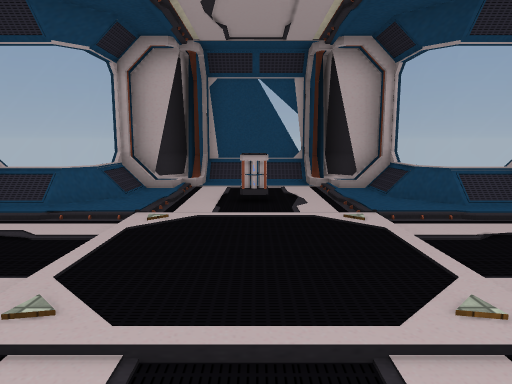
View 1 (above)

12 first-person views from a walk through a Unity game level. The camera is 1.3 m above the floor, tilts 8° down and sees 70° across. The floor is counted in squares, 1 m on a side. Each view is taken from the middle of a square. On the plan, view 1 faces up. The plan holds only what a view shows up to about 15 squares ahead; the rest is blank. The player is left out. Some surface patterns are stand-ins.

View 2
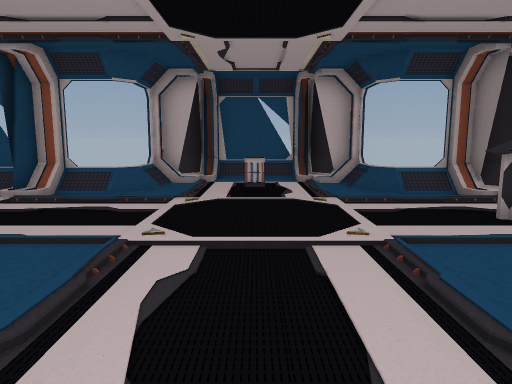

View 3
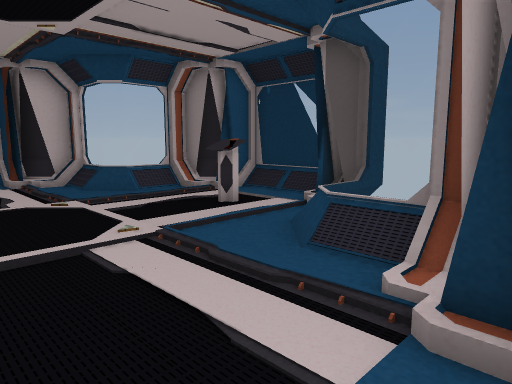

View 4
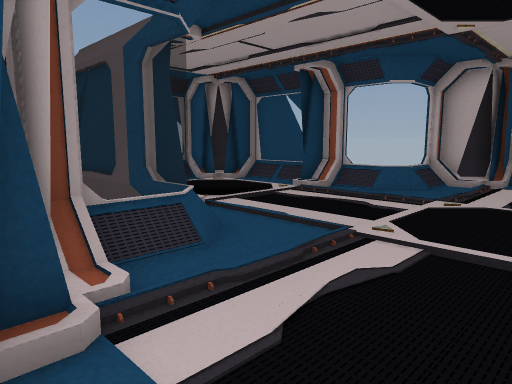

View 5
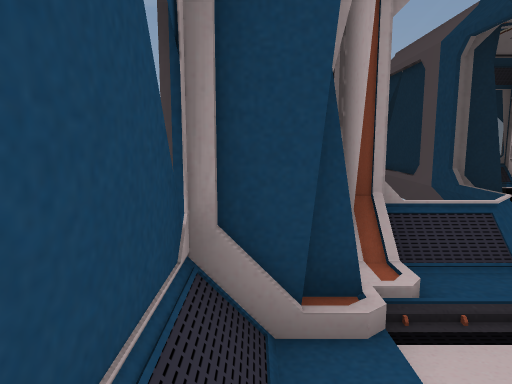

View 6
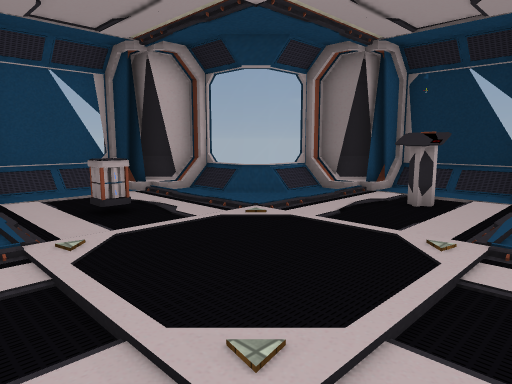

View 7
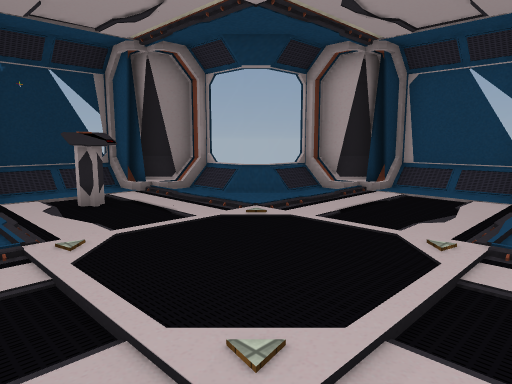

View 8
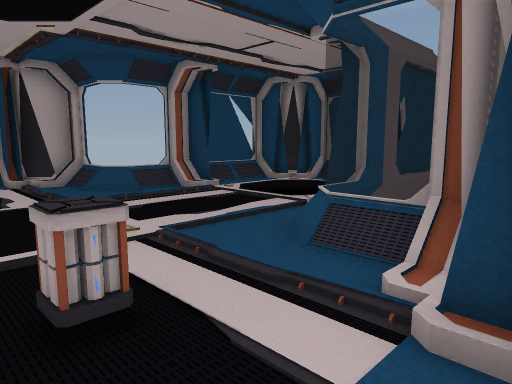

View 9
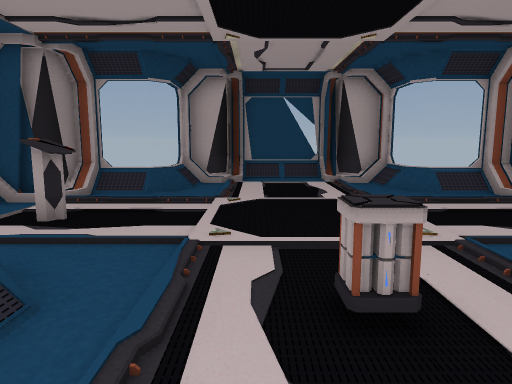

View 10
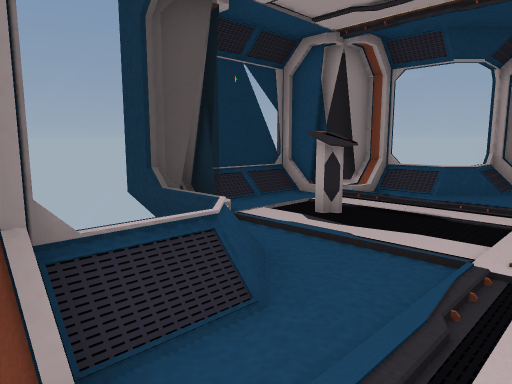

View 11
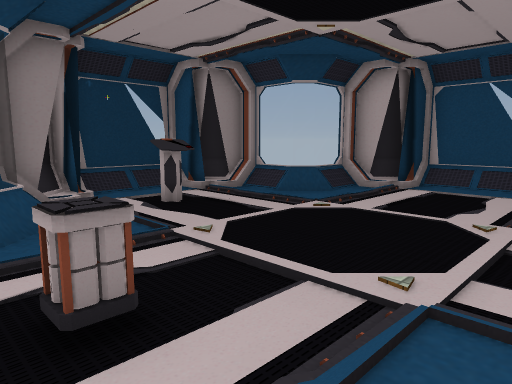

View 12
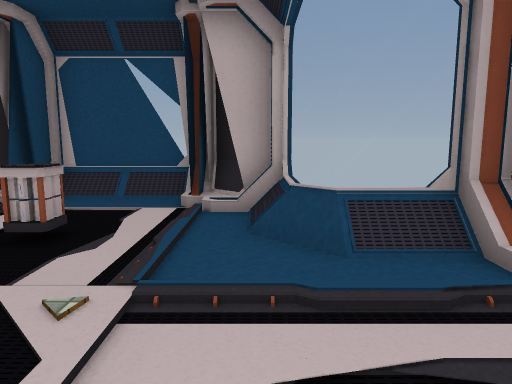

### Floor plan
Key: @ floor where view 1 was taken; # wall or solid block; . main floor; : floor 0.25 m higher than the main floor; / step, stairs or slope; = window, fence, low wall or low ledge; O other object.
Columns run from 7 left of view 1 to 8 right of it. Each row starts with its distance up from view 1.
 12      #####
 11     ##///##
 10    ###...###
  9    #/:..../#
  8  #==/:.O../==#
  7  #//.:.....//##
  6  #...:.......###
  5   ..... ....../#
  4      .   .  O./#
  3   ..... ...... #
  2  O:::....::::###
  1 ##//.:.....//##
  0 ###=/:.@../=##
 -1    =/:. ../=
 -2    ###...###
 -3     ##///##
 -4      #####

Where each view was taken, in squares from view 1:
view 1: 0 up, 0 right, facing up
view 2: 3 down, 0 right, facing up
view 3: 3 down, 1 left, facing up-right
view 4: 3 down, 1 right, facing up-left
view 5: 3 down, 1 right, facing left
view 6: 1 up, 3 left, facing up-right
view 7: 7 up, 3 left, facing down-right
view 8: 11 up, 1 right, facing down-left
view 9: 11 up, 1 right, facing down
view 10: 10 up, 1 right, facing down-right
view 11: 9 up, 3 left, facing down-right
view 12: 3 up, 3 right, facing up
